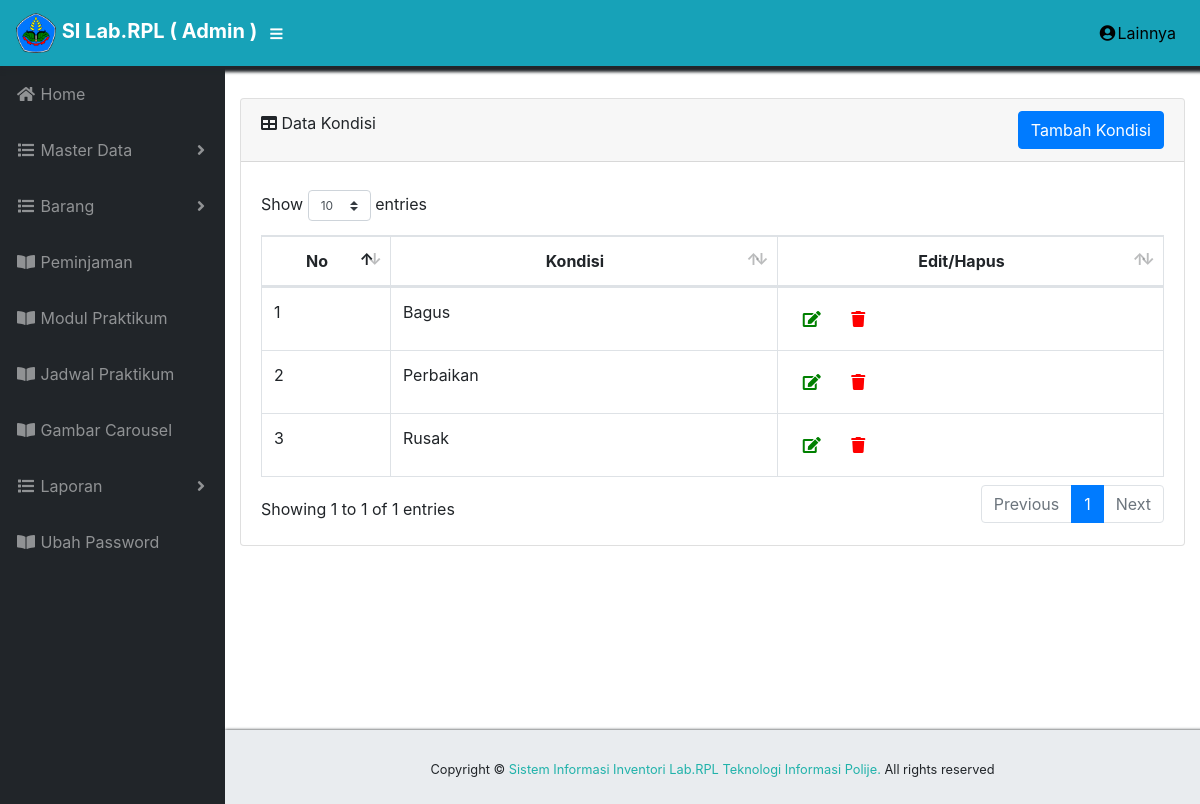
The app's page /index.php/admin/ckondisi with its own data.
### tables this page shows
CREATE TABLE `kondisi_barang` (
  `id_kondisi` int(11) NOT NULL,
  `kondisi` varchar(30) NOT NULL
);

### application/controllers/admin/Ckondisi.php (called while the page is built, shortened)
<?php
class Ckondisi extends CI_Controller{
	public function __construct(){
		$this->load->model("m_kondisi");
	}
	public function index(){
		$data["kondisi_barang"] = $this->m_kondisi->index();
		$this->load->view('admin/vkondisi', $data);
	}
}

### index.php (called while the page is built, shortened)
<?php
require_once BASEPATH.'core/CodeIgniter.php';

### application/models/M_kondisi.php (called while the page is built, shortened)
<?php defined('BASEPATH') OR exit('No direct script access allowed');
class M_kondisi extends CI_Model {
	public function index(){
		$this->db->select('*');
		$this->db->from('kondisi_barang');
		$query = $this->db->get();
		return $query->result();
	}
}

### application/views/admin/vkondisi.php (the view, shortened to what this page needs)
<!DOCTYPE html>
<html lang="en">
 <div id="content-wrapper">
 <div class="container-fluid">
	<div class="card mb-3">
    <div class="card-header">
    <i class="fas fa-table"></i>
	Data Kondisi
    <a href="<?php echo base_url('admin/ckondisi/tambah') ?>">
	<button name="tambah" type="button" class="btn btn-primary col-xs-3 float-right">Tambah Kondisi</button></a>
	</div>
		<div class="card-body">
				<div class="table-responsive mt-2">
					<table class="table table-bordered" id="dataTable" width="100%" cellspacing="0">
						<thead >
							<tr>
								<th style="text-align: center">No</th>
								<th style="text-align: center">Kondisi</th>
								<th style="text-align: center">Edit/Hapus</th>
							</tr>
						</thead>
						<?php $no = 1; foreach ($kondisi_barang as $kondi) :?>
							<tbody>
								<tr>
									<td width="50"><?php echo $no++; ?></td>
									<td width="200" ><?php echo $kondi->kondisi ?></td>
									<td width="200">
									 <a href="<?php echo site_url('admin/ckondisi/edit/'.$kondi->id_kondisi) ?>" class="btn btn-small" ><i class="fas fa-edit" style="color: green;"></i></a>
									 <a onclick="return confirm ('Data Akan dihapus?')" href="<?php echo site_url('admin/ckondisi/delete/'.$kondi->id_kondisi) ?>" class="btn btn-small" ><i class="fas fa-trash" style="color: red;"></i></a>
									</td>
								</tr>
							</tbody>
						<?php endforeach;?>
					</table>
				</div>
			</div>
		</div>
	</div>
	</html>

### css/sb-admin.css (style rules this page uses)
html { position: relative; min-height: 100%; }
body { height: 100%; }
#wrapper #content-wrapper { overflow-x: hidden; width: 100%; padding-top: 1rem; padding-bottom: 80px; }
:root { --input-padding-x: 0.75rem; --input-padding-y: 0.75rem; }

### records on screen
kondisi_barang: kondisi "Bagus"
kondisi_barang: kondisi "Perbaikan"
kondisi_barang: kondisi "Rusak"
